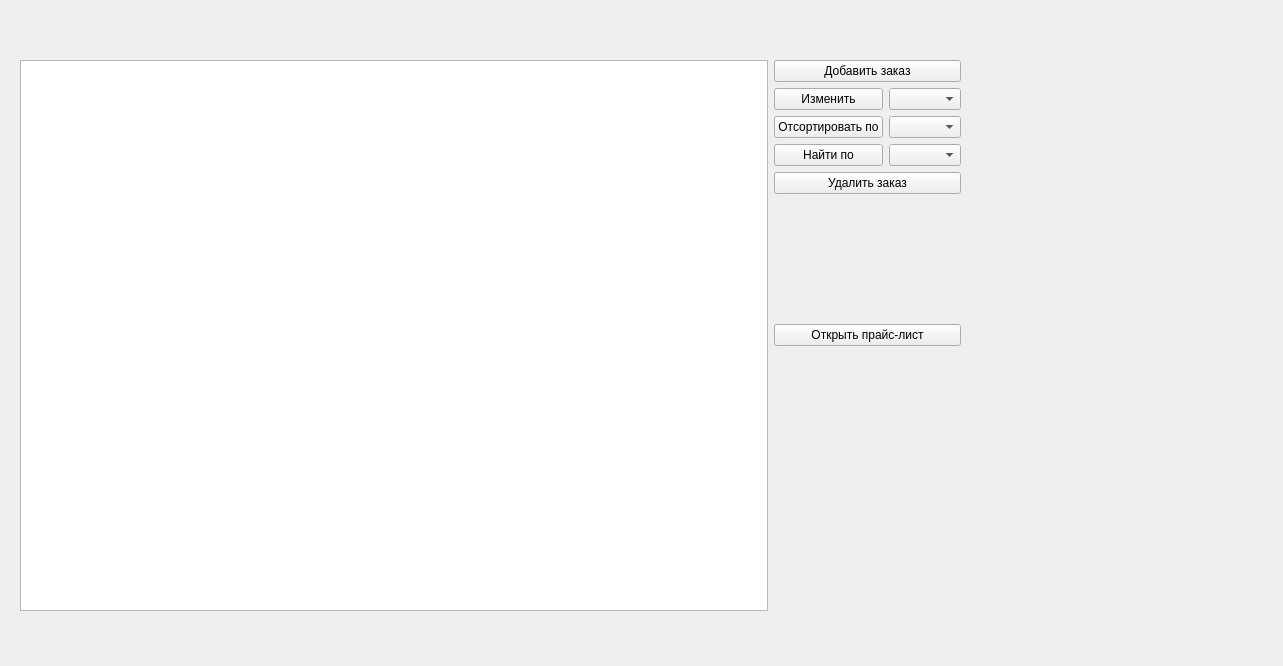
<?xml version="1.0" encoding="UTF-8"?>
<ui version="4.0">
 <class>OrdersTable</class>
 <widget class="QWidget" name="OrdersTable">
  <property name="geometry">
   <rect>
    <x>0</x>
    <y>0</y>
    <width>1283</width>
    <height>666</height>
   </rect>
  </property>
  <property name="minimumSize">
   <size>
    <width>700</width>
    <height>500</height>
   </size>
  </property>
  <property name="windowTitle">
   <string>Form</string>
  </property>
  <widget class="QWidget" name="gridLayoutWidget">
   <property name="geometry">
    <rect>
     <x>20</x>
     <y>60</y>
     <width>941</width>
     <height>551</height>
    </rect>
   </property>
   <layout class="QGridLayout" name="gridLayout">
    <property name="sizeConstraint">
     <enum>QLayout::SetDefaultConstraint</enum>
    </property>
    <item row="5" column="1" rowspan="2" colspan="2">
     <widget class="QPushButton" name="openPriceListButton">
      <property name="text">
       <string>Открыть прайс-лист</string>
      </property>
     </widget>
    </item>
    <item row="3" column="1">
     <widget class="QPushButton" name="searchButton">
      <property name="text">
       <string>Найти по</string>
      </property>
     </widget>
    </item>
    <item row="4" column="1" colspan="2">
     <widget class="QPushButton" name="deletingBtton">
      <property name="text">
       <string>Удалить заказ</string>
      </property>
     </widget>
    </item>
    <item row="0" column="1" colspan="2">
     <widget class="QPushButton" name="addingOrderButton">
      <property name="text">
       <string>Добавить заказ</string>
      </property>
     </widget>
    </item>
    <item row="3" column="2">
     <widget class="QComboBox" name="searchComboBox"/>
    </item>
    <item row="0" column="0" rowspan="8">
     <widget class="QTableWidget" name="ordersTable"/>
    </item>
    <item row="2" column="1">
     <widget class="QPushButton" name="sortOrdersButton">
      <property name="text">
       <string>Отсортировать по</string>
      </property>
     </widget>
    </item>
    <item row="2" column="2">
     <widget class="QComboBox" name="sortingOrdersComboBox"/>
    </item>
    <item row="1" column="1">
     <widget class="QPushButton" name="changeOrderButton">
      <property name="text">
       <string>Изменить</string>
      </property>
     </widget>
    </item>
    <item row="1" column="2">
     <widget class="QComboBox" name="changingOrderComboBox"/>
    </item>
   </layout>
  </widget>
 </widget>
 <resources/>
 <connections/>
</ui>
